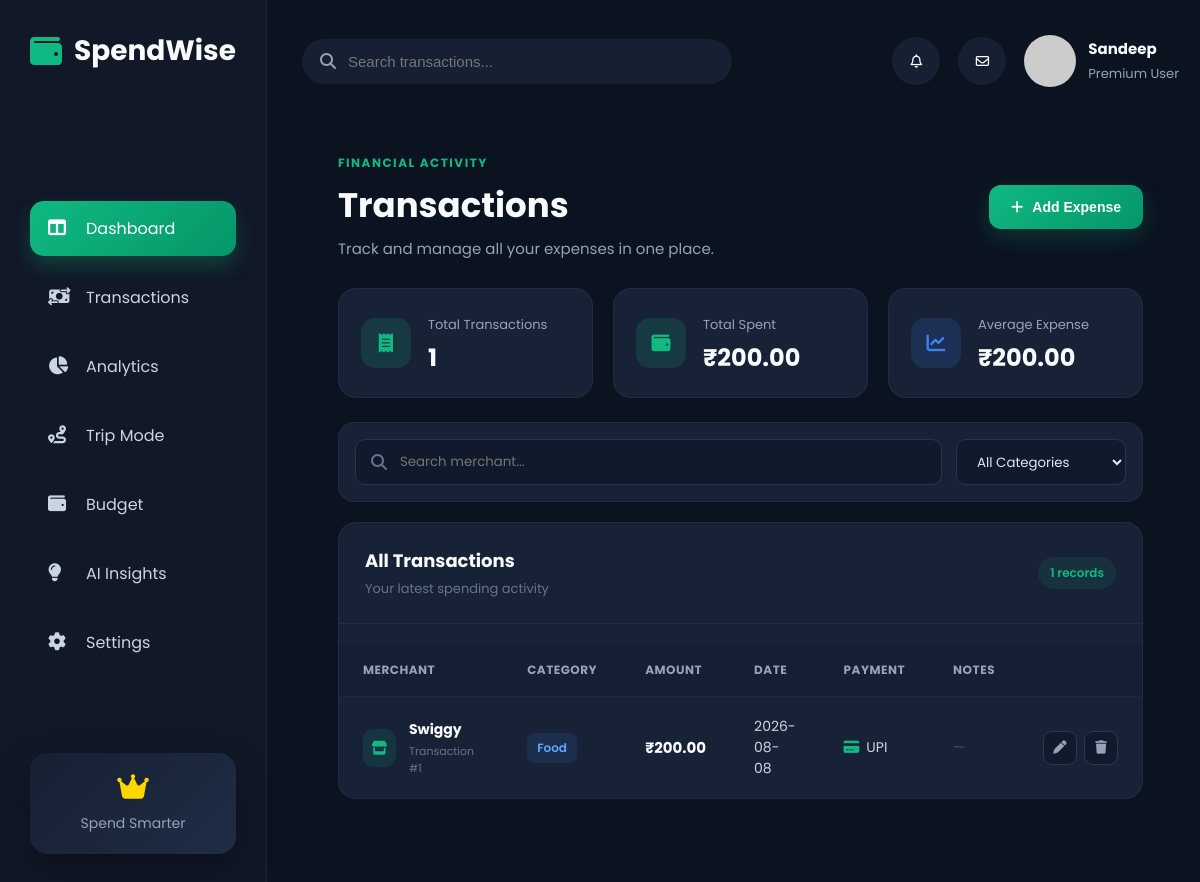
The app's page /transactions, older data.
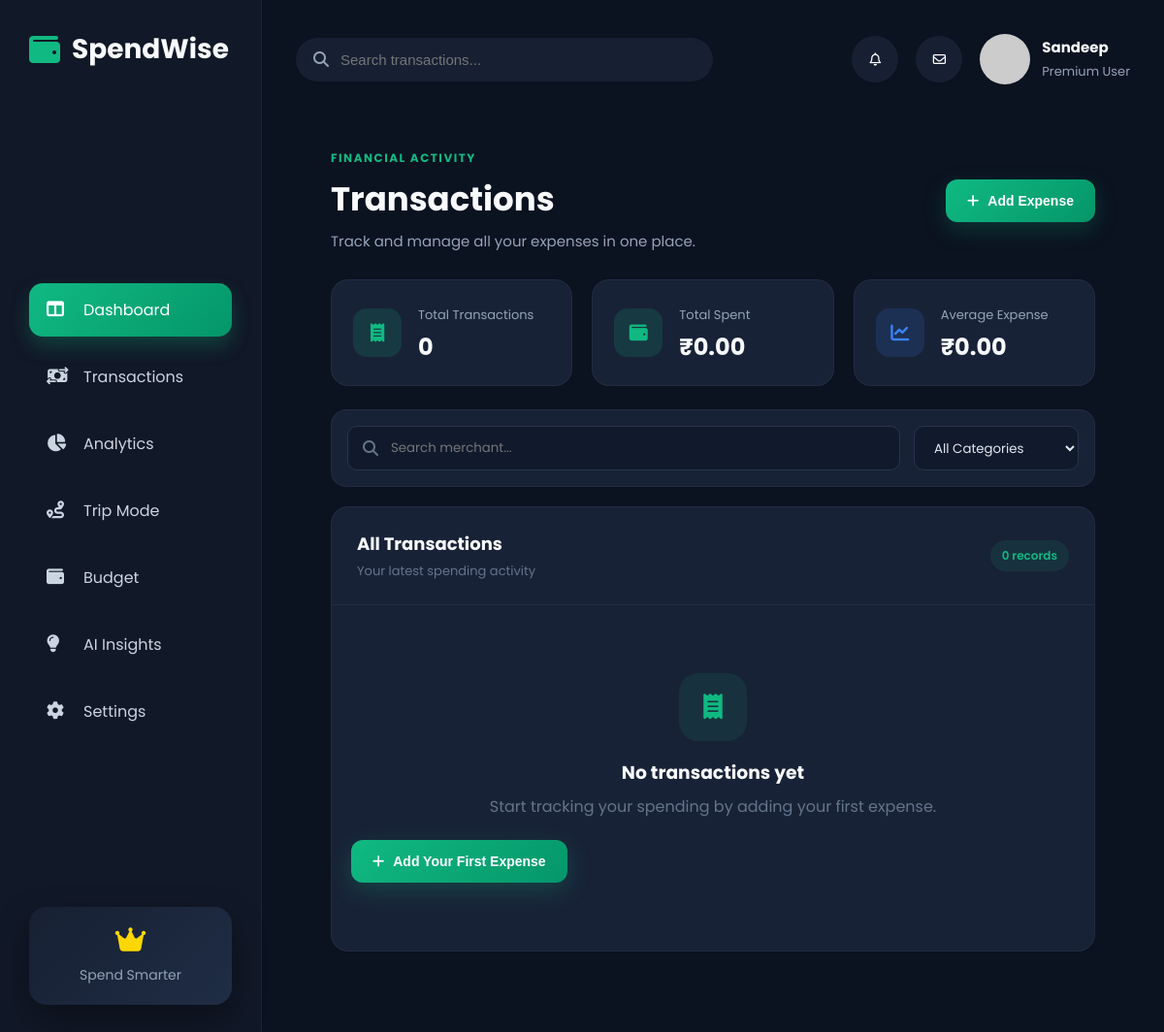
The same page, newer data.
### tables this page shows
CREATE TABLE transactions (
            id INTEGER PRIMARY KEY AUTOINCREMENT,
            merchant TEXT NOT NULL,
            amount REAL NOT NULL,
            category TEXT NOT NULL,
            transaction_date TEXT NOT NULL,
            payment_method TEXT DEFAULT 'UPI',
            notes TEXT,
            created_at TIMESTAMP DEFAULT CURRENT_TIMESTAMP
        );

### app.py (the view)
@app.route("/transactions")
def transactions():
    transactions = get_transactions()
    return render_template(
        "transactions.html",
        transactions=transactions
    )

### utils/database.py (called while the page is built)
def get_connection():
    connection = sqlite3.connect(DATABASE_PATH)
    connection.row_factory = sqlite3.Row
    return connection

def get_transactions():
    connection = get_connection()
    cursor = connection.cursor()
    cursor.execute("""
        SELECT *
        FROM transactions
        ORDER BY transaction_date DESC, id DESC
    """)
    transactions = cursor.fetchall()
    connection.close()
    return transactions

### templates/transactions.html (shortened to what this page needs)
{% extends "base.html" %}
{% block extra_css %}
<link rel="stylesheet"
      href="{{ url_for('static', filename='css/transactions.css') }}">
{% endblock %}
{% block content %}
<div class="transactions-page">
    <div class="page-header">
        <div>
            <span class="page-eyebrow">FINANCIAL ACTIVITY</span>
            <h1>Transactions</h1>
            <p>Track and manage all your expenses in one place.</p>
        </div>
        <button class="add-expense-btn" onclick="openExpenseModal()">
            <i class="fa-solid fa-plus"></i>
            Add Expense
        </button>
    </div>
    <div class="transaction-summary">
        <div class="summary-card">
            <div class="summary-icon">
                <i class="fa-solid fa-receipt"></i>
            </div>
            <div>
                <span>Total Transactions</span>
                <h2>{{ transactions|length }}</h2>
            </div>
        </div>
        <div class="summary-card">
            <div class="summary-icon green">
                <i class="fa-solid fa-wallet"></i>
            </div>
            <div>
                <span>Total Spent</span>
                <h2>
                    ₹{{ "%.2f"|format(
                        transactions|sum(attribute="amount")
                    ) }}
                </h2>
            </div>
        </div>
        <div class="summary-card">
            <div class="summary-icon blue">
                <i class="fa-solid fa-chart-line"></i>
            </div>
            <div>
                <span>Average Expense</span>
                <h2>
                    ₹{{ "%.2f"|format(
                        (transactions|sum(attribute="amount") / transactions|length)
                        if transactions|length > 0 else 0
                    ) }}
                </h2>
            </div>
        </div>
    </div>
    <div class="transaction-toolbar">
        <div class="transaction-search">
            <i class="fa-solid fa-magnifying-glass"></i>
            <input
                type="text"
                id="transactionSearch"
                placeholder="Search merchant..."
                onkeyup="filterTransactions()"
            >
        </div>
        <select
            id="categoryFilter"
            onchange="filterTransactions()"
        >
            <option value="">All Categories</option>
        </select>
    </div>
    <div class="transactions-card">
        <div class="table-header">
            <div>
                <h3>All Transactions</h3>
                <p>
                    Your latest spending activity
                </p>
            </div>
            <span class="transaction-count">
                {{ transactions|length }} records
            </span>
        </div>
        {% if transactions %}
        <div class="table-wrapper">
            <table class="transactions-table">
                <thead>
                    <tr>
                        <th>Merchant</th>
                        <th>Category</th>
                        <th>Amount</th>
                        <th>Date</th>
                        <th>Payment</th>
                        <th>Notes</th>
                        <th></th>
                    </tr>
                </thead>
                <tbody id="transactionTableBody">
                    {% for transaction in transactions %}
                    <tr
                        data-merchant="{{ transaction['merchant']|lower }}"
                        data-category="{{ transaction['category'] }}"
                    >
                        <td>
                            <div class="merchant-cell">
                                <div class="merchant-icon">
                                    <i class="fa-solid fa-store"></i>
                                </div>
                                <div>
                                    <strong>
                                        {{ transaction['merchant'] }}
                                    </strong>
                                    <span>
                                        Transaction #{{ transaction['id'] }}
                                    </span>
                                </div>
                            </div>
                        </td>
                        <td>
                            <span class="category-badge">
                                {{ transaction['category'] }}
                            </span>
                        </td>
                        <td>
                            <strong class="transaction-amount">
                                ₹{{ "%.2f"|format(transaction['amount']) }}
                            </strong>
                        </td>
                        <td>
                            <span class="transaction-date">
                                {{ transaction['transaction_date'] }}
                            </span>
                        </td>
                        <td>
                            <span class="payment-method">
                                <i class="fa-solid fa-credit-card"></i>
                                {{ transaction['payment_method'] }}
                            </span>
                        </td>
                        <td>
                            {% if transaction['notes'] %}
                                <span class="transaction-note">
                                    {{ transaction['notes'] }}
                                </span>
                            {% else %}
                                <span class="no-note">
                                    —
                                </span>
                            {% endif %}
                        </td>
                        <td>
                            <div class="transaction-actions">
                                <button
                                    class="action-btn edit-btn"
                                    title="Edit transaction"
                                    onclick="editTransaction({{ transaction['id'] }})"
                                >
                                    <i class="fa-solid fa-pen"></i>
                                </button>
                                <button
                                    class="action-btn delete-btn"
                                    title="Delete transaction"
                                    onclick="deleteTransaction({{ transaction['id'] }})"
                                >
                                    <i class="fa-solid fa-trash"></i>
                                </button>
                            </div>
                        </td>
                    </tr>
                    {% endfor %}
                </tbody>
            </table>
        </div>
        {% else %}
        <div class="empty-transactions">
            <div class="empty-icon">
                <i class="fa-solid fa-receipt"></i>
            </div>
            <h3>No transactions yet</h3>
            <p>
                Start tracking your spending by adding your first expense.
            </p>
            <button
                class="add-expense-btn"
                onclick="openExpenseModal()"
            >
                <i class="fa-solid fa-plus"></i>
                Add Your First Expense
            </button>
        </div>
        {% endif %}
    </div>
</div>
{% endblock %}

### templates/base.html (shortened to what this page needs)
<!DOCTYPE html>
<html lang="en">
<head>
    <link rel="stylesheet"
        href="https://cdnjs.cloudflare.com/ajax/libs/font-awesome/6.7.2/css/all.min.css">
    <link rel="stylesheet"
        href="{{ url_for('static', filename='css/style.css') }}">
{% block extra_css %}
{% endblock %}
    <link rel="stylesheet"
        href="{{ url_for('static', filename='css/dashboard.css') }}">
</head>
<body>
    <div class="container">
        {% include 'components/sidebar.html' %}
        <div class="main-content">
            {% include 'components/navbar.html' %}
            {% block content %}
            {% endblock %}
        </div>
    </div>
</body>
</html>

### templates/components/sidebar.html
<div class="sidebar">
    <div class="logo">
        <i class="fa-solid fa-wallet"></i>
        <h2>SpendWise</h2>
    </div>
    <div class="menu">
        <a href="#" class="active">
            <i class="fa-solid fa-table-columns"></i>
            <span>Dashboard</span>
        </a>
        <a href="{{ url_for('transactions') }}">
            <i class="fa-solid fa-money-bill-transfer"></i>
            <span>Transactions</span>
        </a>
        <a href="#">
            <i class="fa-solid fa-chart-pie"></i>
            <span>Analytics</span>
        </a>
        <a href="#">
            <i class="fa-solid fa-route"></i>
            <span>Trip Mode</span>
        </a>
        <a href="#">
            <i class="fa-solid fa-wallet"></i>
            <span>Budget</span>
        </a>
        <a href="#">
            <i class="fa-solid fa-lightbulb"></i>
            <span>AI Insights</span>
        </a>
        <a href="#">
            <i class="fa-solid fa-gear"></i>
            <span>Settings</span>
        </a>
    </div>
    <div class="sidebar-footer">
        <div class="premium">
            <i class="fa-solid fa-crown"></i>
            <p>Spend Smarter</p>
        </div>
    </div>
</div>

### templates/components/navbar.html
<div class="navbar">
    <div class="search-box">
        <i class="fa-solid fa-magnifying-glass"></i>
        <input
            type="text"
            placeholder="Search transactions..."
        >
    </div>
    <div class="nav-right">
        <button class="icon-btn">
            <i class="fa-regular fa-bell"></i>
        </button>
        <button class="icon-btn">
            <i class="fa-regular fa-envelope"></i>
        </button>
        <div class="profile">
            <img
                src="https://ui-avatars.com/api/?name=Sandeep&background=10B981&color=fff"
                alt="Profile"
            >
            <div>
                <h4>Sandeep</h4>
                <span>Premium User</span>
            </div>
        </div>
    </div>
</div>

### static/css/style.css (style rules this page uses)
:root { --bg:#0B1220; --sidebar:#111827; --card:#172033; --primary:#10B981; --primary-dark:#059669; --blue:#3B82F6; --red:#EF4444; --yellow:#F59E0B; --white:#F8FAFC; --text:#CBD5E1; --muted:#94A3B8; --shadow:0 15px 35px rgba(0,0,0,.35); --radius:18px; }
* { margin:0; padding:0; box-sizing:border-box; }
html { scroll-behavior:smooth; }
body { background:var(--bg); color:var(--white); font-family:'Poppins',sans-serif; overflow-x:hidden; }
a { color:inherit; text-decoration:none; }
.container { display:flex; min-height:100vh; }
.sidebar { width:270px; background:var(--sidebar); display:flex; flex-direction:column; justify-content:space-between; padding:30px; border-right:1px solid rgba(255,255,255,.05); }
.logo { display:flex; align-items:center; gap:12px; margin-bottom:45px; }
.logo i { font-size:32px; color:var(--primary); }
.logo h2 { font-size:28px; font-weight:700; }
.menu { display:flex; flex-direction:column; gap:14px; }
.menu a { display:flex; align-items:center; gap:16px; padding:15px 18px; border-radius:14px; color:var(--text); transition:.35s; }
.menu a i { width:22px; font-size:18px; }
.menu .active { background:linear-gradient(135deg,#10B981,#059669); color:white; box-shadow:0 10px 20px rgba(16,185,129,.25); }
.premium { background:linear-gradient(135deg,#172033,#1F2D45); border-radius:18px; padding:20px; text-align:center; box-shadow:var(--shadow); }
.premium i { font-size:28px; color:gold; margin-bottom:12px; }
.premium p { color:var(--muted); font-size:14px; }
.main-content { flex:1; padding:35px; }
.navbar { display:flex; justify-content:space-between; align-items:center; margin-bottom:35px; }
.search-box { width:430px; background:var(--card); display:flex; align-items:center; padding:14px 18px; border-radius:50px; }
.search-box i { color:var(--muted); }
.search-box input { background:none; border:none; outline:none; color:white; width:100%; margin-left:12px; font-size:15px; }
.nav-right { display:flex; align-items:center; gap:18px; }
.icon-btn { width:48px; height:48px; border:none; border-radius:50%; cursor:pointer; background:var(--card); color:white; transition:.3s; }
.profile { display:flex; align-items:center; gap:12px; }
.profile img { width:52px; height:52px; border-radius:50%; }
.profile h4 { font-size:15px; }
.profile span { color:var(--muted); font-size:13px; }

### static/css/dashboard.css (style rules this page uses)
.green { color:#10B981; }

Row changes from the older to the newer data that the page shows:
removed transactions: amount "200.00"
Text that changed along with them:
{{ transactions|length }}: "1" → "0"
text no longer shown: "200.00 200.00 MERCHANT CATEGORY AMOUNT DATE PAYMENT NOTES"
text now shown: "0.00 0.00 No transactions yet Start tracking your spending by adding your first expense. Add Your First Expense"
